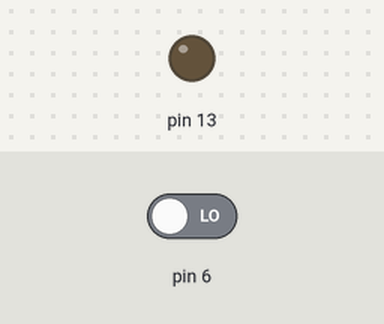
The sketch below on a simulated Arduino Uno, built with avr-gcc and run on an emulated ATmega328P. Shown: output pins drawn as LEDs (lit = HIGH). The test bench sets the inputs (shaded band); at power-on: pin 6 LOW.

Above: at 1.2 s.
1.3 s: pin 6 driven HIGH
At 1.7 s:
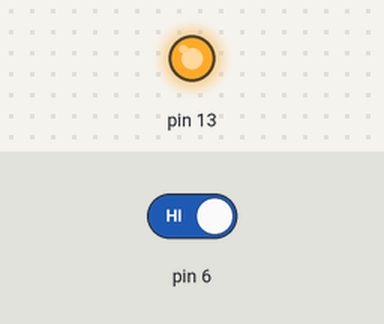
2.8 s: pin 6 driven LOW
At 4.1 s:
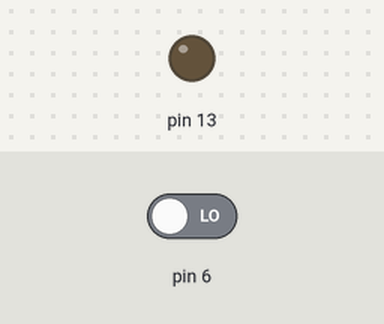
Timing chart, 0 to 5.8 s (numbered marks = the images above; inputs shaded):
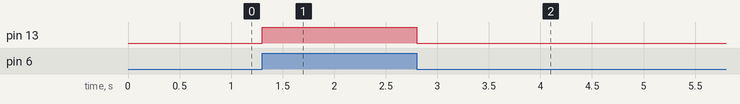

Measured:
- after the input at 1.3 s, pin 13: LOW → HIGH at once
- after the input at 2.8 s, pin 13: HIGH → LOW at once

The sketch:

BUTTON_SW.ino
```cpp
const uint8_t LED_PIN {13U}; //초기화 uniform initializer
const uint8_t BUTTON_SW1 {6U};
const uint8_t BUTTON_SW2 {7U};

void setup() {
  // put your setup code here, to run once:
  pinMode(LED_PIN, OUTPUT); //불 약하게 나옴
  pinMode(BUTTON_SW1, INPUT);// option, 기본이 input


}

void loop() {
  // put your main code here, to run repeatedly:
  boolean button1 = digitalRead(BUTTON_SW1); //버튼 누르면 high
  if(button1 == HIGH){
    digitalWrite(LED_PIN, HIGH);
  }else{
    digitalWrite(LED_PIN,LOW);
  }


}
```
